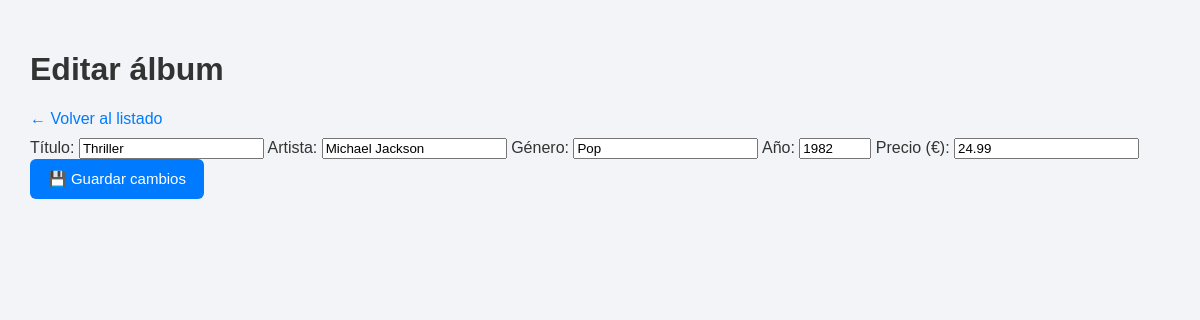
The page /editar.php?id=2 on the database its author committed.
### tables this page shows
CREATE TABLE `albunes` (
  `id` int(11) NOT NULL,
  `titulo` varchar(150) NOT NULL,
  `artista` varchar(150) NOT NULL,
  `genero` varchar(100) NOT NULL,
  `anio` int(11) NOT NULL,
  `precio` decimal(10,2) NOT NULL
);

### editar.php (the view, shortened to what this page needs)
<?php
require_once 'conexion.php';
$id = (int) $_GET['id'];
$stmt = $pdo->prepare("
    SELECT id, titulo, artista, genero, anio, precio
    FROM albunes
    WHERE id = :id
");
$stmt->execute([
    ':id' => $id
]);
$album = $stmt->fetch(PDO::FETCH_ASSOC);
?>
<!DOCTYPE html>
<html lang="es">
<head>
    <link rel="stylesheet" href="css/style.css">
</head>
<body>
<div class="contenedor">
    <h1> Editar álbum</h1>
    <a href="index.php" class="volver">
        ← Volver al listado
    </a>
    <form
        action="editar.php?id=<?= $id ?>"
        method="POST"
    >
        <label for="titulo">
            Título:
        </label>
        <input
            type="text"
            id="titulo"
            name="titulo"
            value="<?= htmlspecialchars($album['titulo']) ?>"
            required
        >
        <label for="artista">
            Artista:
        </label>
        <input
            type="text"
            id="artista"
            name="artista"
            value="<?= htmlspecialchars($album['artista']) ?>"
            required
        >
        <label for="genero">
            Género:
        </label>
        <input
            type="text"
            id="genero"
            name="genero"
            value="<?= htmlspecialchars($album['genero']) ?>"
            required
        >
        <label for="anio">
            Año:
        </label>
        <input
            type="number"
            id="anio"
            name="anio"
            min="1900"
            max="<?= date('Y') ?>"
            value="<?= htmlspecialchars($album['anio']) ?>"
            required
        >
        <label for="precio">
            Precio (€):
        </label>
        <input
            type="number"
            id="precio"
            name="precio"
            min="0"
            step="0.01"
            value="<?= htmlspecialchars($album['precio']) ?>"
            required
        >
        <button type="submit">
            💾 Guardar cambios
        </button>
    </form>
</div>
</body>
</html>

### css/style.css (style rules this page uses)
* { box-sizing: border-box; }
body { margin: 0; padding: 30px; font-family: Arial, sans-serif; background-color: #f2f4f7; color: #333; }
.contenedor { max-width: 1200px; margin: 0 auto; }
.boton-crear, button { background-color: #007bff; color: white; text-decoration: none; border: none; border-radius: 6px; padding: 11px 18px; cursor: pointer; font-size: 15px; }
.volver { display: inline-block; margin-bottom: 10px; color: #007bff; text-decoration: none; }

### rows shown on the page
albunes: titulo "Thriller", artista "Michael Jackson", genero "Pop", anio "1982", precio "24.99"
